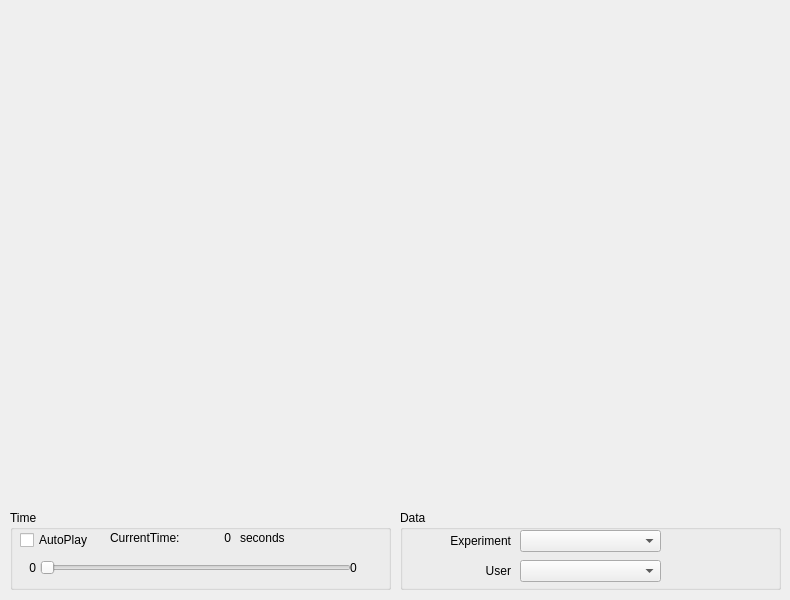
<?xml version="1.0" encoding="UTF-8"?>
<ui version="4.0">
 <class>MainWindow</class>
 <widget class="QMainWindow" name="MainWindow">
  <property name="geometry">
   <rect>
    <x>0</x>
    <y>0</y>
    <width>790</width>
    <height>600</height>
   </rect>
  </property>
  <property name="windowTitle">
   <string>MainWindow</string>
  </property>
  <property name="dockNestingEnabled">
   <bool>true</bool>
  </property>
  <widget class="QWidget" name="centralwidget">
   <widget class="QLabel" name="label">
    <property name="geometry">
     <rect>
      <x>10</x>
      <y>10</y>
      <width>780</width>
      <height>490</height>
     </rect>
    </property>
    <property name="text">
     <string/>
    </property>
   </widget>
   <widget class="QGroupBox" name="timeGroupBox">
    <property name="geometry">
     <rect>
      <x>10</x>
      <y>510</y>
      <width>381</width>
      <height>80</height>
     </rect>
    </property>
    <property name="title">
     <string>Time</string>
    </property>
    <widget class="QSlider" name="timeSlider">
     <property name="geometry">
      <rect>
       <x>30</x>
       <y>50</y>
       <width>311</width>
       <height>16</height>
      </rect>
     </property>
     <property name="orientation">
      <enum>Qt::Horizontal</enum>
     </property>
    </widget>
    <widget class="QCheckBox" name="autoPlayBox">
     <property name="geometry">
      <rect>
       <x>10</x>
       <y>20</y>
       <width>85</width>
       <height>20</height>
      </rect>
     </property>
     <property name="text">
      <string>AutoPlay</string>
     </property>
    </widget>
    <widget class="QLabel" name="minTimeLabel">
     <property name="geometry">
      <rect>
       <x>10</x>
       <y>50</y>
       <width>16</width>
       <height>16</height>
      </rect>
     </property>
     <property name="layoutDirection">
      <enum>Qt::LeftToRight</enum>
     </property>
     <property name="text">
      <string>0</string>
     </property>
     <property name="alignment">
      <set>Qt::AlignRight|Qt::AlignTrailing|Qt::AlignVCenter</set>
     </property>
    </widget>
    <widget class="QLabel" name="currentTimeStaticText">
     <property name="geometry">
      <rect>
       <x>100</x>
       <y>20</y>
       <width>91</width>
       <height>16</height>
      </rect>
     </property>
     <property name="text">
      <string>CurrentTime:</string>
     </property>
    </widget>
    <widget class="QLabel" name="currentTimeLabel">
     <property name="geometry">
      <rect>
       <x>190</x>
       <y>20</y>
       <width>31</width>
       <height>16</height>
      </rect>
     </property>
     <property name="text">
      <string>0</string>
     </property>
     <property name="alignment">
      <set>Qt::AlignRight|Qt::AlignTrailing|Qt::AlignVCenter</set>
     </property>
    </widget>
    <widget class="QLabel" name="maxTimeLabel">
     <property name="geometry">
      <rect>
       <x>340</x>
       <y>50</y>
       <width>31</width>
       <height>16</height>
      </rect>
     </property>
     <property name="text">
      <string>0</string>
     </property>
    </widget>
    <widget class="QLabel" name="secondsStaticText">
     <property name="geometry">
      <rect>
       <x>230</x>
       <y>20</y>
       <width>91</width>
       <height>16</height>
      </rect>
     </property>
     <property name="text">
      <string>seconds</string>
     </property>
    </widget>
   </widget>
   <widget class="QGroupBox" name="dataGroupBox">
    <property name="geometry">
     <rect>
      <x>400</x>
      <y>510</y>
      <width>381</width>
      <height>80</height>
     </rect>
    </property>
    <property name="title">
     <string>Data</string>
    </property>
    <widget class="QComboBox" name="experimentBox">
     <property name="geometry">
      <rect>
       <x>120</x>
       <y>20</y>
       <width>141</width>
       <height>22</height>
      </rect>
     </property>
    </widget>
    <widget class="QComboBox" name="userBox">
     <property name="geometry">
      <rect>
       <x>120</x>
       <y>50</y>
       <width>141</width>
       <height>22</height>
      </rect>
     </property>
    </widget>
    <widget class="QLabel" name="label_2">
     <property name="geometry">
      <rect>
       <x>40</x>
       <y>20</y>
       <width>71</width>
       <height>21</height>
      </rect>
     </property>
     <property name="text">
      <string>Experiment</string>
     </property>
     <property name="alignment">
      <set>Qt::AlignRight|Qt::AlignTrailing|Qt::AlignVCenter</set>
     </property>
    </widget>
    <widget class="QLabel" name="label_5">
     <property name="geometry">
      <rect>
       <x>40</x>
       <y>50</y>
       <width>71</width>
       <height>21</height>
      </rect>
     </property>
     <property name="text">
      <string>User</string>
     </property>
     <property name="alignment">
      <set>Qt::AlignRight|Qt::AlignTrailing|Qt::AlignVCenter</set>
     </property>
    </widget>
   </widget>
   <zorder>dataGroupBox</zorder>
   <zorder>label</zorder>
   <zorder>timeGroupBox</zorder>
  </widget>
 </widget>
 <resources/>
 <connections/>
</ui>
